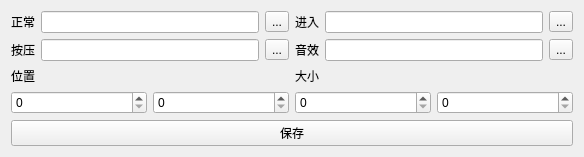
<?xml version="1.0" encoding="UTF-8"?>
<ui version="4.0">
 <class>ButtonEditor</class>
 <widget class="QWidget" name="ButtonEditor">
  <property name="geometry">
   <rect>
    <x>0</x>
    <y>0</y>
    <width>584</width>
    <height>150</height>
   </rect>
  </property>
  <property name="windowTitle">
   <string>Form</string>
  </property>
  <layout class="QGridLayout" name="gridLayout_3">
   <item row="0" column="2">
    <spacer name="verticalSpacer">
     <property name="orientation">
      <enum>Qt::Vertical</enum>
     </property>
     <property name="sizeHint" stdset="0">
      <size>
       <width>20</width>
       <height>40</height>
      </size>
     </property>
    </spacer>
   </item>
   <item row="2" column="0">
    <widget class="QLabel" name="label_3">
     <property name="text">
      <string>按压</string>
     </property>
    </widget>
   </item>
   <item row="2" column="3">
    <widget class="QLabel" name="label_4">
     <property name="text">
      <string>音效</string>
     </property>
    </widget>
   </item>
   <item row="1" column="1">
    <widget class="QLineEdit" name="normalLine"/>
   </item>
   <item row="1" column="4">
    <widget class="QLineEdit" name="enterLine"/>
   </item>
   <item row="1" column="0">
    <widget class="QLabel" name="label">
     <property name="text">
      <string>正常</string>
     </property>
    </widget>
   </item>
   <item row="2" column="4">
    <widget class="QLineEdit" name="soundLine"/>
   </item>
   <item row="2" column="5">
    <widget class="QToolButton" name="soundBtn">
     <property name="text">
      <string>...</string>
     </property>
    </widget>
   </item>
   <item row="1" column="3">
    <widget class="QLabel" name="label_2">
     <property name="text">
      <string>进入</string>
     </property>
    </widget>
   </item>
   <item row="3" column="3" colspan="3">
    <layout class="QGridLayout" name="gridLayout_2">
     <item row="2" column="1">
      <widget class="QSpinBox" name="H">
       <property name="maximum">
        <number>1999</number>
       </property>
      </widget>
     </item>
     <item row="2" column="0">
      <widget class="QSpinBox" name="W">
       <property name="maximum">
        <number>1999</number>
       </property>
      </widget>
     </item>
     <item row="1" column="0" colspan="2">
      <widget class="QLabel" name="label_7">
       <property name="text">
        <string>大小</string>
       </property>
      </widget>
     </item>
    </layout>
   </item>
   <item row="1" column="5">
    <widget class="QToolButton" name="enterBtn">
     <property name="text">
      <string>...</string>
     </property>
    </widget>
   </item>
   <item row="4" column="0" colspan="6">
    <widget class="QPushButton" name="saveBtn">
     <property name="text">
      <string>保存</string>
     </property>
    </widget>
   </item>
   <item row="3" column="0" colspan="3">
    <layout class="QGridLayout" name="gridLayout">
     <item row="2" column="1">
      <widget class="QSpinBox" name="Y">
       <property name="maximum">
        <number>1999</number>
       </property>
      </widget>
     </item>
     <item row="2" column="0">
      <widget class="QSpinBox" name="X">
       <property name="maximum">
        <number>1999</number>
       </property>
      </widget>
     </item>
     <item row="1" column="0" colspan="2">
      <widget class="QLabel" name="label_5">
       <property name="text">
        <string>位置</string>
       </property>
      </widget>
     </item>
    </layout>
   </item>
   <item row="2" column="1">
    <widget class="QLineEdit" name="pressLine"/>
   </item>
   <item row="2" column="2">
    <widget class="QToolButton" name="pressBtn">
     <property name="text">
      <string>...</string>
     </property>
    </widget>
   </item>
   <item row="1" column="2">
    <widget class="QToolButton" name="normalBtn">
     <property name="text">
      <string>...</string>
     </property>
    </widget>
   </item>
   <item row="5" column="0">
    <spacer name="verticalSpacer_2">
     <property name="orientation">
      <enum>Qt::Vertical</enum>
     </property>
     <property name="sizeHint" stdset="0">
      <size>
       <width>20</width>
       <height>40</height>
      </size>
     </property>
    </spacer>
   </item>
  </layout>
 </widget>
 <resources/>
 <connections/>
</ui>
